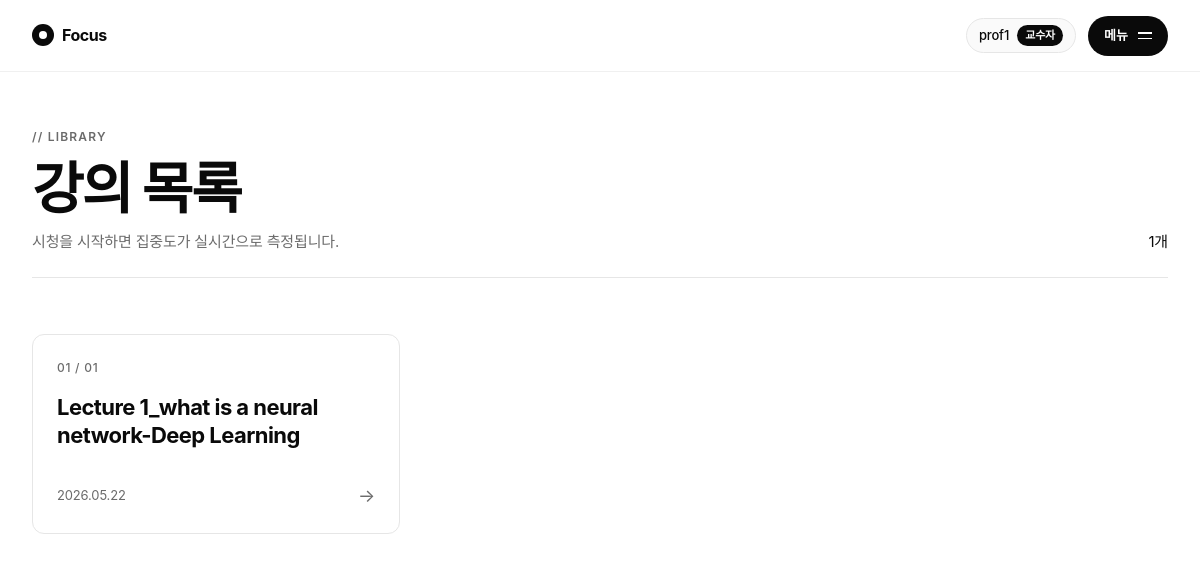
Screenshot of /student (signed in) with the database file from the repository.
### app.py (models this page shows)
class User(db.Model, UserMixin):
    id       = db.Column(db.Integer, primary_key=True)
    username = db.Column(db.String(80),  unique=True, nullable=False)
    password = db.Column(db.String(200), nullable=False)
    role     = db.Column(db.String(20),  default="student")   # student | professor

class Lecture(db.Model):
    id          = db.Column(db.Integer,  primary_key=True)
    title       = db.Column(db.String(200), nullable=False)
    filename    = db.Column(db.String(200), nullable=False)
    uploaded_at = db.Column(db.DateTime,    default=datetime.utcnow)

### app.py (the view)
@app.route("/student")
@login_required
def student():
    lectures = Lecture.query.order_by(Lecture.uploaded_at.desc()).all()
    return render_template("student.html", lectures=lectures)

### app.py (called while the page is built)
@login_mgr.user_loader
def load_user(user_id):
    return User.query.get(int(user_id))

### templates/student.html (shortened to what this page needs)
{% extends "base.html" %}
{% block content %}
<div class="page-header">
  <div>
    <div class="eyebrow">// Library</div>
    <h2>강의 목록</h2>
    <p class="subtitle">시청을 시작하면 집중도가 실시간으로 측정됩니다.</p>
  </div>
  <div>{{ lectures|length }}개</div>
</div>
{% if lectures %}
  <div class="lecture-grid">
    {% for lec in lectures %}
    <a href="{{ url_for('watch', lecture_id=lec.id) }}" class="lecture-card">
      <div class="num">{{ '%02d' % loop.index }} / {{ '%02d' % lectures|length }}</div>
      <h3>{{ lec.title }}</h3>
      <div class="lecture-meta">
        <span>{{ lec.uploaded_at.strftime('%Y.%m.%d') }}</span>
        <span class="arrow">→</span>
      </div>
    </a>
    {% endfor %}
  </div>
{% else %}
  <div class="empty-state">
    <h3>강의가 없어요</h3>
    <p>아직 등록된 강의가 없습니다.</p>
  </div>
{% endif %}
{% endblock %}

### templates/base.html (shortened to what this page needs)
<!DOCTYPE html>
<html lang="ko">
<head>
  <link rel="stylesheet" href="{{ url_for('static', filename='css/style.css') }}"/>
</head>
<body class="{% block body_class %}{% endblock %}">
  <nav class="navbar">
    <a class="brand" href="{{ url_for('index') }}">
      <span class="mark"></span>
      Focus
    </a>
    <div class="nav-right">
      {% if current_user.is_authenticated %}
        <span class="nav-user">
          {{ current_user.username }}
          <span class="badge {{ current_user.role }}">{{ '교수자' if current_user.role == 'professor' else '학생' }}</span>
        </span>
      {% endif %}
      <button class="menu-btn" id="menuOpen" type="button" aria-label="메뉴 열기">
        메뉴
        <span class="icon"><span></span><span></span></span>
      </button>
    </div>
  </nav>
  <div class="container">
    {% block content %}{% endblock %}
  </div>
</body>
</html>

### static/css/style.css (style rules this page uses)
:root { --bg: #FFFFFF; --bg-2: #FAFAFA; --bg-3: #F2F2F0; --ink: #0A0A0A; --ink-2: #1F1F1F; --muted: #6B6B6B; --muted-2: #9A9A9A; --line: #0A0A0A; --line-soft: #E6E6E6; --line-faint: #F0F0F0; --accent: #FF5A1F; --ok: #1F9D55; --warn: #E89A1F; --bad: #E1331F; --night: #0A0A0A; --night-2: #161614; --f: 'Pretendard Variable', Pretendard, -apple-system, BlinkMacSystemFont, 'Segoe UI', Roboto, 'Helvetica Neue', Arial, sans-serif; --ease: cubic-bezier(0.6, 0.05, 0.05, 1); --ease-out: cubic-bezier(0.16, 1, 0.3, 1); --nav-h: 72px; }
*, *::before, *::after { box-sizing: border-box; margin: 0; padding: 0; }
html, body { height: 100%; }
html { scroll-behavior: smooth; }
button, input, select { font: inherit; color: inherit; }
a { color: inherit; text-decoration: none; }
body { font-family: var(--f); font-size: 15px; line-height: 1.55; color: var(--ink); background: var(--bg); -webkit-font-smoothing: antialiased; -moz-osx-font-smoothing: grayscale; letter-spacing: -0.01em; }
h1, h2, h3, h4 { font-weight: 700; letter-spacing: -0.035em; line-height: 1.1; }
.navbar { position: fixed; top: 0; left: 0; right: 0; z-index: 80; height: var(--nav-h); display: flex; align-items: center; justify-content: space-between; padding: 0 32px; background: rgba(255, 255, 255, 0.85); backdrop-filter: saturate(180%) blur(14px); -webkit-backdrop-filter: saturate(180%) blur(14px); border-bottom: 1px solid var(--line-faint); }
.brand { display: inline-flex; align-items: center; gap: 8px; font-size: 16px; font-weight: 700; letter-spacing: -0.03em; color: var(--ink); }
.brand .mark { display: inline-block; width: 22px; height: 22px; background: var(--ink); border-radius: 50%; position: relative; }
.brand .mark::after { content: ''; position: absolute; top: 50%; left: 50%; transform: translate(-50%, -50%); width: 8px; height: 8px; background: var(--bg); border-radius: 50%; }
.nav-right { display: flex; align-items: center; gap: 12px; }
.nav-user { display: inline-flex; align-items: center; gap: 8px; font-size: 13px; font-weight: 500; padding: 6px 12px; background: var(--bg-2); border: 1px solid var(--line-soft); border-radius: 999px; }
.badge { display: inline-flex; align-items: center; font-size: 11px; font-weight: 600; padding: 2px 8px; border-radius: 999px; }
.badge.professor { background: var(--ink); color: var(--bg); }
.menu-btn { display: inline-flex; align-items: center; gap: 10px; height: 40px; padding: 0 16px; background: var(--ink); color: var(--bg); border: none; cursor: pointer; border-radius: 999px; font-size: 13px; font-weight: 600; transition: background 0.2s var(--ease); }
.menu-btn .icon { display: inline-flex; flex-direction: column; gap: 4px; }
.menu-btn .icon span { display: block; width: 14px; height: 1.5px; background: var(--bg); transition: transform 0.3s var(--ease); }
.container { max-width: 1280px; margin: 0 auto; padding: calc(var(--nav-h) + 56px) 32px 120px; }
.page-header { display: flex; align-items: flex-end; justify-content: space-between; margin-bottom: 56px; gap: 32px; padding-bottom: 24px; border-bottom: 1px solid var(--line-soft); }
.page-header .eyebrow { font-size: 12px; font-weight: 600; color: var(--muted); margin-bottom: 12px; letter-spacing: 0.1em; text-transform: uppercase; }
.page-header h2 { font-size: clamp(36px, 5vw, 56px); font-weight: 800; letter-spacing: -0.035em; }
.page-header .subtitle { font-size: 15px; color: var(--muted); margin-top: 10px; max-width: 480px; }
.lecture-grid { display: grid; grid-template-columns: repeat(auto-fill, minmax(320px, 1fr)); gap: 16px; }
.lecture-card { background: var(--bg); border: 1px solid var(--line-soft); border-radius: 12px; padding: 24px; display: flex; flex-direction: column; gap: 16px; transition: all 0.3s var(--ease); min-height: 200px; }
.lecture-card .num { font-size: 12px; color: var(--muted); font-weight: 500; letter-spacing: 0.06em; }
.lecture-card h3 { font-size: 22px; font-weight: 700; letter-spacing: -0.025em; line-height: 1.25; flex: 1; }
.lecture-meta { display: flex; justify-content: space-between; align-items: center; font-size: 13px; color: var(--muted); }
.lecture-card .arrow { font-size: 18px; transition: transform 0.3s var(--ease); }

### rows the page displays
User: username "prof1", role "교수자"
Lecture: index "01", value "01", title "Lecture 1_what is a neural network-Deep Learning", uploaded_at "2026.05.22"

### other values shown
{{ lectures|length }} "1"
